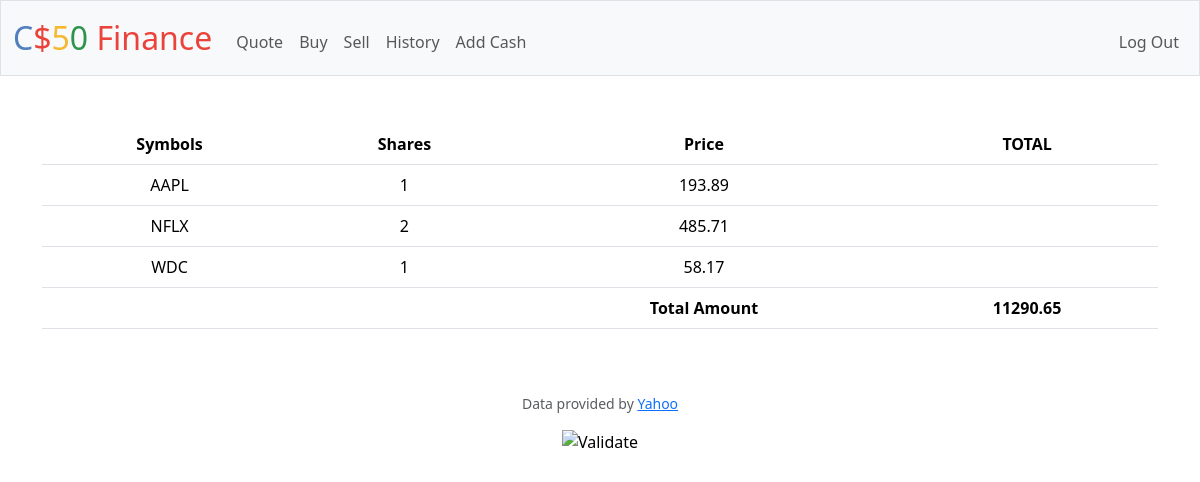
/ (signed in), run on the app's committed database.
### tables this page shows
CREATE TABLE 'transactions' ('id' INTEGER PRIMARY KEY AUTOINCREMENT NOT NULL, 'user_id' INTEGER, 'symbol' TEXT, 'shares' INTEGER, 'price' REAL, 'date' DATETIME);

CREATE TABLE users (id INTEGER PRIMARY KEY AUTOINCREMENT NOT NULL, username TEXT NOT NULL, hash TEXT NOT NULL, cash NUMERIC NOT NULL DEFAULT 10000.00);

### app.py (the view)
@app.route("/")
@login_required
def index():
    user_id = session["user_id"]
    transactions_db = db.execute(
        "SELECT symbol, SUM(shares) AS shares, price FROM transactions WHERE user_id = ? GROUP BY symbol", user_id)
    cash_db = db.execute("SELECT cash FROM users WHERE id = ?", user_id)
    cash = cash_db[0]["cash"]
    return render_template("index.html", database=transactions_db, cash=cash)

### app.py (called while the page is built)
@app.after_request
def after_request(response):
    response.headers["Cache-Control"] = "no-cache, no-store, must-revalidate"
    response.headers["Expires"] = 0
    response.headers["Pragma"] = "no-cache"
    return response

### helpers.py (called while the page is built)
def login_required(f):
    @wraps(f)
    def decorated_function(*args, **kwargs):
        if session.get("user_id") is None:
            return redirect("/login")
        return f(*args, **kwargs)
    return decorated_function

### templates/index.html (shortened to what this page needs)
{% extends "layout.html" %}
{% block main %}
    <table class="table">
        <thead>
            <tr>
                <th scope="col">Symbols</th>
                <th scope="col">Shares</th>
                <th scope="col">Price</th>
                <th scope="col">TOTAL</th>
            </tr>
        </thead>
        <tbody>
            {% for row in database %}
            <tr>
                <td>{{ row["symbol"] }}</td>
                <td>{{ row["shares"] }}</td>
                <td>{{ row["price"] }}</td>
                <td></td>
            </tr>
            {% endfor %}
        </tbody>
        <tfoot>
            <tr>
                <td></td>
                <td></td>
                <th scope="1">Total Amount</th>
                <th scope="1">{{ cash }}</th>
            </tr>
        </tfoot>
    </table>
{% endblock %}

### templates/layout.html (shortened to what this page needs)
<!DOCTYPE html>
<html lang="en">
    <head>
        <link href="https://cdn.jsdelivr.net/npm/bootstrap@5.3.2/dist/css/bootstrap.min.css" rel="stylesheet">
        <link href="/static/styles.css" rel="stylesheet">
        <link href="https://cdn.jsdelivr.net/npm/bootstrap@5.3.2/dist/css/bootstrap.min.css" rel="stylesheet">
    </head>
    <body>
        <nav class="bg-light border navbar navbar-expand-md navbar-light">
            <div class="container-fluid">
                <a class="navbar-brand" href="/"><span class="blue">C</span><span class="red">$</span><span class="yellow">5</span><span class="green">0</span> <span class="red">Finance</span></a>
                <div class="collapse navbar-collapse" id="navbar">
                    {% if session["user_id"] %}
                        <ul class="navbar-nav me-auto mt-2">
                            <li class="nav-item"><a class="nav-link" href="/quote">Quote</a></li>
                            <li class="nav-item"><a class="nav-link" href="/buy">Buy</a></li>
                            <li class="nav-item"><a class="nav-link" href="/sell">Sell</a></li>
                            <li class="nav-item"><a class="nav-link" href="/history">History</a></li>
                            <li class="nav-item"><a class="nav-link" href="/add_cash">Add Cash</a></li>
                        </ul>
                        <ul class="navbar-nav ms-auto mt-2">
                            <li class="nav-item"><a class="nav-link" href="/logout">Log Out</a></li>
                        </ul>
                    {% else %}
                        <ul class="navbar-nav ms-auto mt-2">
                            <li class="nav-item"><a class="nav-link" href="/register">Register</a></li>
                            <li class="nav-item"><a class="nav-link" href="/login">Log In</a></li>
                        </ul>
                    {% endif %}
                </div>
            </div>
        </nav>
        <main class="container py-5 text-center">
            {% block main %}{% endblock %}
        </main>
        <footer class="mb-5">
            <p class="mb-3 small text-center text-muted">
                Data provided by <a href="https://finance.yahoo.com/">Yahoo</a>
            </p>
            <form action="https://validator.w3.org/check" class="text-center" enctype="multipart/form-data" method="post" target="_blank">
                <input alt="Validate" src="/static/I_heart_validator.png" type="image">
            </form>
        </footer>
    </body>
</html>

### static/styles.css (style rules this page uses)
nav .navbar-brand { font-size: xx-large; }
nav .navbar-brand .blue { color: #537fbe; }
nav .navbar-brand .red { color: #ea433b; }
nav .navbar-brand .yellow { color: #f5b82e; }
nav .navbar-brand .green { color: #2e944b; }

### data on the page
transactions: symbol "AAPL", shares "1", price "193.89"
transactions: symbol "WDC", shares "1", price "58.17"
users: cash "11290.65"

### other printed values
{{ row["symbol"] }} "NFLX"
{{ row["shares"] }} "2"
{{ row["price"] }} "485.71"
